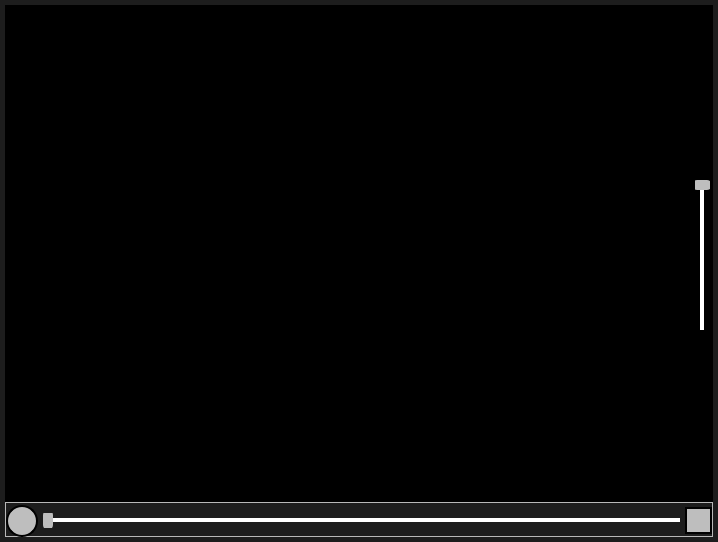
<?xml version="1.0" encoding="UTF-8"?>
<ui version="4.0">
 <class>VideoPlayerWidget</class>
 <widget class="QWidget" name="VideoPlayerWidget">
  <property name="geometry">
   <rect>
    <x>0</x>
    <y>0</y>
    <width>718</width>
    <height>542</height>
   </rect>
  </property>
  <property name="focusPolicy">
   <enum>Qt::NoFocus</enum>
  </property>
  <property name="windowTitle">
   <string>Form</string>
  </property>
  <property name="styleSheet">
   <string notr="true">QWidget#VideoPlayerWidget{
	background-color: rgb(29, 29, 29);
}

QPushButton, QToolButton {
    border: 2px solid black;
    border-radius: 16px;
    background: rgb(190, 190, 190)
}

QPushButton:hover, QToolButton:hover {
	background-color: rgb(180, 180, 180);
}

QPushButton:pressed, QToolButton:presses {
    background-color: rgb(160, 160, 160);
}

QSlider::groove { 
	background-color: white;
}

QSlider::groove::horizontal {
	height: 4px;
}

QSlider::groove::vertical {
	width: 4px;
}

QSlider::handle { 
	background-color: rgb(190, 190, 190); 
	border-radius: 5px;
}

QSlider::handle::horizontal{
	width: 10px;
	margin: -8px, -8px;
}

QSlider::handle::vertical { 
	height: 10px;
	margin: 0 -8px 0;
}

QSlider::handle:hover {
	background-color: rgb(180, 180, 180);
}

QSlider::handle:pressed {
    background-color: rgb(160, 160, 160);
}</string>
  </property>
  <layout class="QGridLayout" name="gridLayout">
   <property name="leftMargin">
    <number>5</number>
   </property>
   <property name="topMargin">
    <number>5</number>
   </property>
   <property name="rightMargin">
    <number>5</number>
   </property>
   <property name="bottomMargin">
    <number>5</number>
   </property>
   <property name="spacing">
    <number>0</number>
   </property>
   <item row="0" column="0">
    <widget class="QWidget" name="VideoContainer" native="true">
     <property name="focusPolicy">
      <enum>Qt::NoFocus</enum>
     </property>
     <property name="layoutDirection">
      <enum>Qt::LeftToRight</enum>
     </property>
     <property name="styleSheet">
      <string notr="true">background-color: rgb(0, 0, 0);</string>
     </property>
     <layout class="QVBoxLayout" name="verticalLayout">
      <property name="spacing">
       <number>0</number>
      </property>
      <property name="leftMargin">
       <number>5</number>
      </property>
      <property name="rightMargin">
       <number>3</number>
      </property>
      <property name="bottomMargin">
       <number>5</number>
      </property>
      <item>
       <widget class="QSlider" name="VolumeSlider">
        <property name="sizePolicy">
         <sizepolicy hsizetype="Fixed" vsizetype="Fixed">
          <horstretch>0</horstretch>
          <verstretch>0</verstretch>
         </sizepolicy>
        </property>
        <property name="minimumSize">
         <size>
          <width>0</width>
          <height>120</height>
         </size>
        </property>
        <property name="maximumSize">
         <size>
          <width>16777215</width>
          <height>150</height>
         </size>
        </property>
        <property name="focusPolicy">
         <enum>Qt::NoFocus</enum>
        </property>
        <property name="layoutDirection">
         <enum>Qt::RightToLeft</enum>
        </property>
        <property name="styleSheet">
         <string notr="true">QSlider::groove::vertical {
	background-color: white;
	width: 4px;
}
QSlider::handle::vertical { 
	height: 10px;
	margin: 0 -8px 0;
	background-color: rgb(190, 190, 190); 
	border-radius: 5px;
}

QSlider::handle:hover {
	background-color: rgb(180, 180, 180);
}

QSlider::handle:pressed {
    background-color: rgb(160, 160, 160);
}</string>
        </property>
        <property name="maximum">
         <number>1000</number>
        </property>
        <property name="pageStep">
         <number>100</number>
        </property>
        <property name="value">
         <number>1000</number>
        </property>
        <property name="orientation">
         <enum>Qt::Vertical</enum>
        </property>
       </widget>
      </item>
     </layout>
    </widget>
   </item>
   <item row="2" column="0">
    <widget class="QFrame" name="VideoController">
     <property name="maximumSize">
      <size>
       <width>16777215</width>
       <height>35</height>
      </size>
     </property>
     <property name="frameShape">
      <enum>QFrame::StyledPanel</enum>
     </property>
     <property name="frameShadow">
      <enum>QFrame::Raised</enum>
     </property>
     <layout class="QHBoxLayout" name="horizontalLayout">
      <property name="spacing">
       <number>5</number>
      </property>
      <property name="leftMargin">
       <number>0</number>
      </property>
      <property name="topMargin">
       <number>2</number>
      </property>
      <property name="rightMargin">
       <number>0</number>
      </property>
      <property name="bottomMargin">
       <number>0</number>
      </property>
      <item>
       <widget class="QPushButton" name="PlayPauseBtn">
        <property name="sizePolicy">
         <sizepolicy hsizetype="Fixed" vsizetype="Fixed">
          <horstretch>0</horstretch>
          <verstretch>0</verstretch>
         </sizepolicy>
        </property>
        <property name="minimumSize">
         <size>
          <width>32</width>
          <height>32</height>
         </size>
        </property>
        <property name="maximumSize">
         <size>
          <width>32</width>
          <height>32</height>
         </size>
        </property>
        <property name="cursor">
         <cursorShape>PointingHandCursor</cursorShape>
        </property>
        <property name="focusPolicy">
         <enum>Qt::NoFocus</enum>
        </property>
        <property name="toolTip">
         <string>&lt;html&gt;&lt;head/&gt;&lt;body&gt;&lt;p&gt;Play/Pause&lt;br/&gt;shortcut: &amp;lt;spacebar&amp;gt;&lt;/p&gt;&lt;/body&gt;&lt;/html&gt;</string>
        </property>
        <property name="styleSheet">
         <string notr="true"/>
        </property>
        <property name="text">
         <string/>
        </property>
        <property name="icon">
         <iconset resource="VideoPlayerAssets.qrc">
          <normaloff>:/icons/assets/play.svg</normaloff>
          <normalon>:/icons/assets/pause.svg</normalon>:/icons/assets/play.svg</iconset>
        </property>
        <property name="iconSize">
         <size>
          <width>24</width>
          <height>24</height>
         </size>
        </property>
        <property name="checkable">
         <bool>true</bool>
        </property>
        <property name="checked">
         <bool>false</bool>
        </property>
       </widget>
      </item>
      <item>
       <widget class="QSlider" name="TimelineSlider">
        <property name="cursor">
         <cursorShape>ArrowCursor</cursorShape>
        </property>
        <property name="focusPolicy">
         <enum>Qt::NoFocus</enum>
        </property>
        <property name="toolTip">
         <string>&lt;html&gt;&lt;head/&gt;&lt;body&gt;&lt;p&gt;seek&lt;/p&gt;&lt;/body&gt;&lt;/html&gt;</string>
        </property>
        <property name="styleSheet">
         <string notr="true"/>
        </property>
        <property name="maximum">
         <number>10000</number>
        </property>
        <property name="pageStep">
         <number>0</number>
        </property>
        <property name="orientation">
         <enum>Qt::Horizontal</enum>
        </property>
        <property name="invertedAppearance">
         <bool>false</bool>
        </property>
        <property name="invertedControls">
         <bool>false</bool>
        </property>
        <property name="tickPosition">
         <enum>QSlider::NoTicks</enum>
        </property>
       </widget>
      </item>
      <item>
       <widget class="QToolButton" name="VolumeBtn">
        <property name="cursor">
         <cursorShape>PointingHandCursor</cursorShape>
        </property>
        <property name="focusPolicy">
         <enum>Qt::NoFocus</enum>
        </property>
        <property name="toolTip">
         <string>&lt;html&gt;&lt;head/&gt;&lt;body&gt;&lt;p&gt;Volume&lt;/p&gt;&lt;/body&gt;&lt;/html&gt;</string>
        </property>
        <property name="styleSheet">
         <string notr="true"/>
        </property>
        <property name="text">
         <string/>
        </property>
        <property name="icon">
         <iconset resource="VideoPlayerAssets.qrc">
          <normaloff>:/icons/assets/volume-high.svg</normaloff>:/icons/assets/volume-high.svg</iconset>
        </property>
        <property name="iconSize">
         <size>
          <width>20</width>
          <height>20</height>
         </size>
        </property>
        <property name="checkable">
         <bool>true</bool>
        </property>
        <property name="popupMode">
         <enum>QToolButton::DelayedPopup</enum>
        </property>
        <property name="autoRaise">
         <bool>false</bool>
        </property>
        <property name="arrowType">
         <enum>Qt::NoArrow</enum>
        </property>
       </widget>
      </item>
     </layout>
    </widget>
   </item>
  </layout>
 </widget>
 <tabstops>
  <tabstop>PlayPauseBtn</tabstop>
  <tabstop>VolumeBtn</tabstop>
 </tabstops>
 <resources>
  <include location="VideoPlayerAssets.qrc"/>
 </resources>
 <connections/>
</ui>
